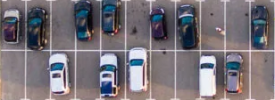
%> input picture Video Signals/Exams/ex_2/parking_lot.png, 275 x 100 px
$ octave untitled.m   (GNU Octave 9; MATLAB toolbox functions it lacks are replaced by stand-ins)
%> lines starting %> are read from the running program, lines starting %| are printed output that depends on the picture; in (x1, y1, x2, y2) boxes, pixels count from 0 and x2, y2 are one past the last pixel; in counts of white or black regions, pixels touching at a corner belong together; the program's own positions count from 1
clc;clear all;close all;
%a
img = im2double(imread('parking_lot.png'));
figure
imshow(img)

%b
img_gray = rgb2gray(img);
H = fspecial('log', 3, 0.5);% laplacian of gaussian!
img_log = imfilter(img_gray,H,'symmetric','conv');
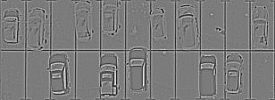
%> img_log: size 100x275 double; min -1.42, max 1.5, mean -1.61e-18; drawn with min black and max white
figure
imagesc(img_log)
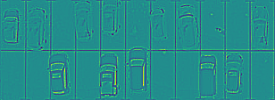
%> displayed picture: size 100x275x3, on the screen's scale of 0 to 255; mean R, G, B 36.9, 140.6, 138.8

%c
img_log = abs(img_log);
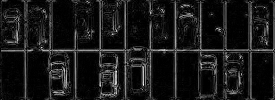
%> img_log: size 100x275 double; min 2.78e-17, max 1.5, mean 0.147; drawn with min black and max white
max_img_log = max(img_log(:));
%> max_img_log = 1.5
mask = im2bw(img_log,0.05*max_img_log);
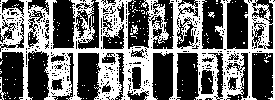
%> mask: size 100x275 logical; 42.8% white; 164 white regions (160 under 20 px), largest, box (x1, y1, x2, y2) and area: (0, 0, 275, 100) 11394, (0, 77, 6, 100) 43, (130, 25, 138, 35) 38, (208, 12, 215, 18) 23
figure
imagesc(mask)

%d
mask = medfilt2(mask, [7,7]);
%> mask: size 100x275 logical; 44.9% white; 10 white regions (7 under 20 px), largest, box (x1, y1, x2, y2) and area: (1, 0, 274, 100) 11932, (73, 0, 92, 17) 225, (22, 64, 29, 100) 177
figure
imagesc(mask)
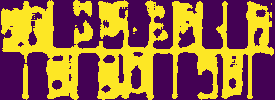
%> displayed picture: size 100x275x3, on the screen's scale of 0 to 255; mean R, G, B 151.1, 104.4, 62.9

%e
free_count = 0;
free_vis = zeros(size(img));

%f
p_h = 50;
p_w = 25;
thr = p_h*p_w*0.3; %30% of the area
for i = 1:p_w:size(img,2)
    for j = 1:p_h:size(img,1)
        img_crop = mask(j:(j+p_h-1),i:(i+p_w-1));

        count = sum(img_crop(:));
        if (count<thr)
            free_count = free_count + 1;
            free_vis(j:(j+p_h-1),i:(i+p_w-1),1) = 0;%r
            free_vis(j:(j+p_h-1),i:(i+p_w-1),2) = 1;%g
            free_vis(j:(j+p_h-1),i:(i+p_w-1),3) = 0;%b
        else
            free_vis(j:(j+p_h-1),i:(i+p_w-1),1) = 1;%r
            free_vis(j:(j+p_h-1),i:(i+p_w-1),2) = 0;%g
            free_vis(j:(j+p_h-1),i:(i+p_w-1),3) = 0;%b
        end
    end
end
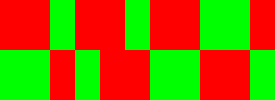
%> free_vis: size 100x275x3 double; mean R, G, B 0.545, 0.455, 0
%> after the loop, free_count = 10

%g
figure
imshow(0.3*free_vis+0.7*img)
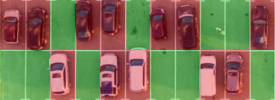
%> displayed picture: size 100x275x3, on the screen's scale of 0 to 255; mean R, G, B 125.3, 114.1, 84
